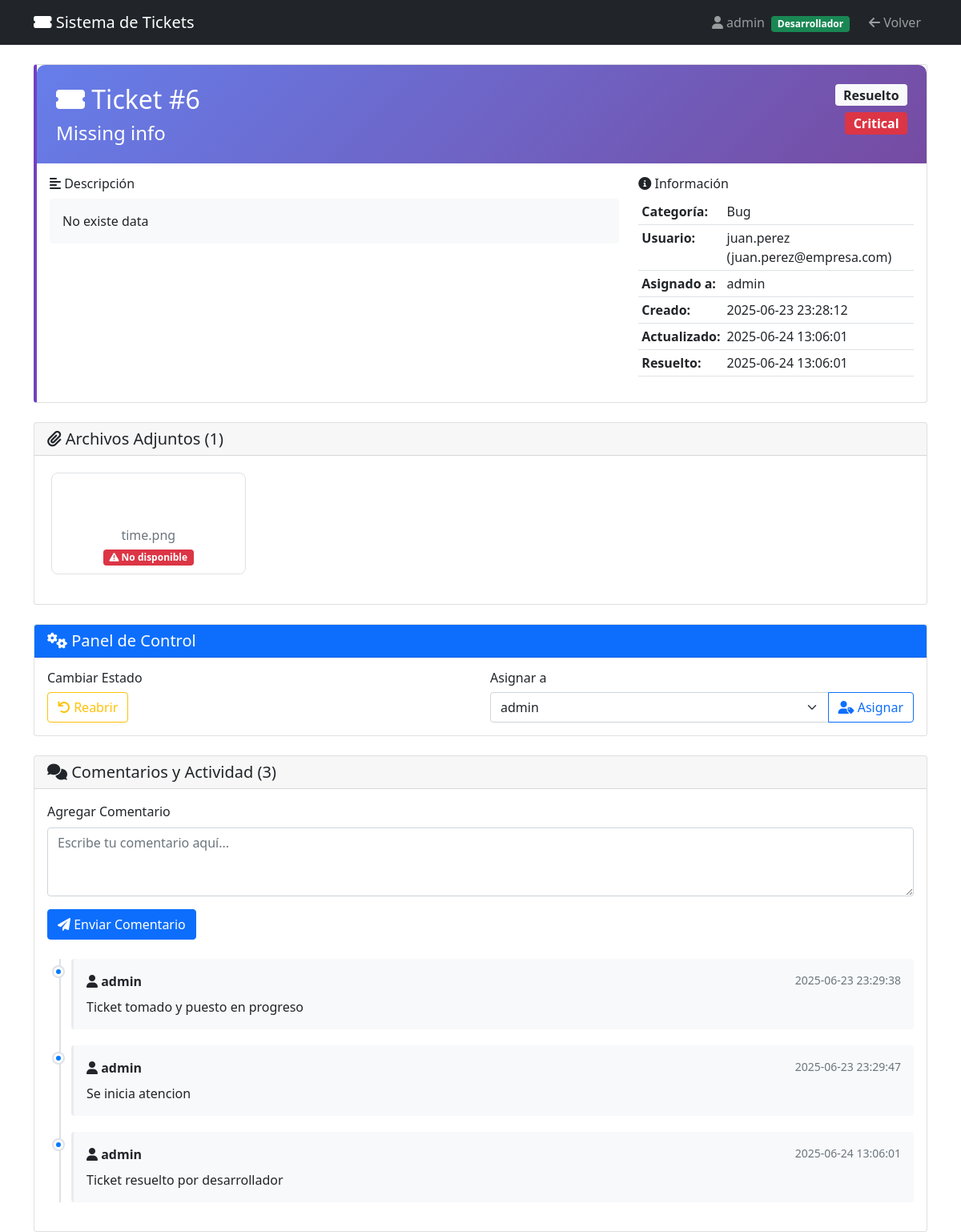
The page /view_ticket/6 (signed in) on the database its author committed.
### tables this page shows
CREATE TABLE users (
                id INTEGER PRIMARY KEY AUTOINCREMENT,
                username TEXT UNIQUE NOT NULL,
                email TEXT NOT NULL,
                is_active BOOLEAN DEFAULT 1,
                is_developer BOOLEAN DEFAULT 0,
                created_at TIMESTAMP DEFAULT CURRENT_TIMESTAMP
            );

CREATE TABLE tickets (
                id INTEGER PRIMARY KEY AUTOINCREMENT,
                title TEXT NOT NULL,
                description TEXT NOT NULL,
                category TEXT NOT NULL,
                priority TEXT NOT NULL,
                status TEXT DEFAULT 'Abierto',
                user_id INTEGER,
                assigned_to INTEGER,
                created_at TIMESTAMP DEFAULT CURRENT_TIMESTAMP,
                updated_at TIMESTAMP DEFAULT CURRENT_TIMESTAMP,
                resolved_at TIMESTAMP,
                attachments TEXT, drive_attachments TEXT,
                FOREIGN KEY (user_id) REFERENCES users (id),
                FOREIGN KEY (assigned_to) REFERENCES users (id)
            );

CREATE TABLE comments (
                id INTEGER PRIMARY KEY AUTOINCREMENT,
                ticket_id INTEGER,
                user_id INTEGER,
                comment TEXT NOT NULL,
                created_at TIMESTAMP DEFAULT CURRENT_TIMESTAMP,
                FOREIGN KEY (ticket_id) REFERENCES tickets (id),
                FOREIGN KEY (user_id) REFERENCES users (id)
            );

### app_simple.py (the view)
@app.route('/view_ticket/<int:ticket_id>')
def view_ticket(ticket_id):
    if 'user_id' not in session:
        return redirect(url_for('index'))
    user_id = session['user_id']
    is_developer = session['is_developer']
    conn = sqlite3.connect(DATABASE)
    cursor = conn.cursor()
    cursor.execute('''
        SELECT t.*, u.username as user_name, u.email as user_email,
               d.username as developer_name, d.email as developer_email
        FROM tickets t
        LEFT JOIN users u ON t.user_id = u.id
        LEFT JOIN users d ON t.assigned_to = d.id
        WHERE t.id = ?
    ''', (ticket_id,))
    ticket = cursor.fetchone()
    if not ticket:
        flash('Ticket no encontrado', 'error')
        return redirect(url_for('dashboard'))
    if not is_developer and ticket[6] != user_id:
        flash('No tienes permisos para ver este ticket', 'error')
        return redirect(url_for('dashboard'))
    cursor.execute('''
        SELECT c.*, u.username
        FROM comments c
        JOIN users u ON c.user_id = u.id
        WHERE c.ticket_id = ?
        ORDER BY c.created_at ASC
    ''', (ticket_id,))
    comments = cursor.fetchall()
    cursor.execute('SELECT id, username FROM users WHERE is_developer = 1 AND is_active = 1')
    developers = cursor.fetchall()
    conn.close()
    attachments = []
    if ticket[11]:  # ticket[11] es la columna attachments
        try:
            attachment_list = json.loads(ticket[11])
            for filename in attachment_list:
                file_path = os.path.join(UPLOAD_FOLDER, filename)
                file_exists = os.path.exists(file_path)
                file_size = 0
                if file_exists:
                    file_size = os.path.getsize(file_path)
                attachments.append({
                    'filename': filename,
                    'original_name': filename.split('_', 2)[-1] if '_' in filename else filename,
                    'exists': file_exists,
                    'size': file_size,
                    'download_url': url_for('download_attachment', ticket_id=ticket_id, filename=filename)
                })
        except json.JSONDecodeError:
            pass
    return render_template('view_ticket.html',
                         ticket=ticket,
                         comments=comments,
                         developers=developers,
                         attachments=attachments,
                         user={'id': user_id, 'username': session['username'], 'is_developer': is_developer})

### templates/view_ticket.html (shortened to what this page needs)
<!DOCTYPE html>
<html lang="es">
<head>
    <link href="https://cdn.jsdelivr.net/npm/bootstrap@5.1.3/dist/css/bootstrap.min.css" rel="stylesheet">
    <link href="https://cdnjs.cloudflare.com/ajax/libs/font-awesome/6.0.0/css/all.min.css" rel="stylesheet">
</head>
<body>
    <nav class="navbar navbar-expand-lg navbar-dark bg-dark">
        <div class="container">
            <a class="navbar-brand" href="/dashboard">
                <i class="fas fa-ticket-alt"></i> Sistema de Tickets
            </a>
            <div class="navbar-nav ms-auto">
                <span class="navbar-text me-3">
                    <i class="fas fa-user"></i> {{ user.username }}
                    {% if user.is_developer %}
                        <span class="badge bg-success ms-1">Desarrollador</span>
                    {% endif %}
                </span>
                <a class="nav-link" href="/dashboard">
                    <i class="fas fa-arrow-left"></i> Volver
                </a>
            </div>
        </div>
    </nav>
    <div class="container mt-4">
        <div class="card priority-{{ ticket[4].lower() }} mb-4">
            <div class="ticket-header p-4">
                <div class="d-flex justify-content-between align-items-start">
                    <div>
                        <h2 class="mb-2">
                            <i class="fas fa-ticket-alt"></i>
                            Ticket #{{ ticket[0] }}
                        </h2>
                        <h4 class="mb-0">{{ ticket[1] }}</h4>
                    </div>
                    <div class="text-end">
                        <span class="badge bg-light text-dark fs-6 mb-2">
                            {{ ticket[5] }}
                        </span>
                        <br>
                        <span class="badge bg-{{ 'danger' if ticket[4] == 'Critical' else 'warning' if ticket[4] == 'High' else 'info' if ticket[4] == 'Medium' else 'success' }} fs-6">
                            {{ ticket[4] }}
                        </span>
                    </div>
                </div>
            </div>
            <div class="card-body">
                <div class="row">
                    <div class="col-md-8">
                        <h6><i class="fas fa-align-left"></i> Descripción</h6>
                        <div class="bg-light p-3 rounded">
                            {{ ticket[2]|replace('\n', '<br>')|safe }}
                        </div>
                    </div>
                    <div class="col-md-4">
                        <h6><i class="fas fa-info-circle"></i> Información</h6>
                        <table class="table table-sm">
                            <tr>
                                <td><strong>Categoría:</strong></td>
                                <td>{{ ticket[3] }}</td>
                            </tr>
                            <tr>
                                <td><strong>Usuario:</strong></td>
                                <td>{{ ticket[13] }} ({{ ticket[14] }})</td>
                            </tr>
                            <tr>
                                <td><strong>Asignado a:</strong></td>
                                <td>{{ ticket[15] or 'Sin asignar' }}</td>
                            </tr>
                            <tr>
                                <td><strong>Creado:</strong></td>
                                <td>{{ ticket[8] }}</td>
                            </tr>
                            <tr>
                                <td><strong>Actualizado:</strong></td>
                                <td>{{ ticket[9] }}</td>
                            </tr>
                            {% if ticket[10] %}
                            <tr>
                                <td><strong>Resuelto:</strong></td>
                                <td>{{ ticket[10] }}</td>
                            </tr>
                            {% endif %}
                        </table>
                    </div>
                </div>
            </div>
        </div>
        {% if attachments %}
        <div class="card mb-4">
            <div class="card-header">
                <h5 class="mb-0">
                    <i class="fas fa-paperclip"></i>
                    Archivos Adjuntos ({{ attachments|length }})
                </h5>
            </div>
            <div class="card-body">
                <div class="row">
                    {% for attachment in attachments %}
                    <div class="col-md-4 col-lg-3 mb-3">
                        <div class="attachment-card text-center">
                            {% if attachment.exists %}
                                <a href="{{ attachment.download_url }}" class="text-decoration-none text-dark">
                                    <div class="file-icon text-primary">
                                        {% if attachment.filename.lower().endswith(('.png', '.jpg', '.jpeg', '.gif')) %}
                                            <i class="fas fa-image"></i>
                                        {% elif attachment.filename.lower().endswith('.pdf') %}
                                            <i class="fas fa-file-pdf"></i>
                                        {% elif attachment.filename.lower().endswith(('.doc', '.docx')) %}
                                            <i class="fas fa-file-word"></i>
                                        {% elif attachment.filename.lower().endswith('.txt') %}
                                            <i class="fas fa-file-alt"></i>
                                        {% else %}
                                            <i class="fas fa-file"></i>
                                        {% endif %}
                                    </div>
                                    <h6 class="mb-1">{{ attachment.original_name }}</h6>
                                    <small class="text-muted">
                                        {{ (attachment.size / 1024)|round(1) }} KB
                                    </small>
                                    <br>
                                    <span class="badge bg-success mt-2">
                                        <i class="fas fa-download"></i> Descargar
                                    </span>
                                </a>
                            {% else %}
                                <div class="file-icon text-muted">
                                </div>
                                <h6 class="mb-1 text-muted">{{ attachment.original_name }}</h6>
                                <span class="badge bg-danger">
                                    <i class="fas fa-exclamation-triangle"></i> No disponible
                                </span>
                            {% endif %}
                        </div>
                    </div>
                    {% endfor %}
                </div>
            </div>
        </div>
        {% endif %}
        {% if user.is_developer %}
        <div class="card mb-4">
            <div class="card-header bg-primary text-white">
                <h5 class="mb-0">
                    <i class="fas fa-cogs"></i> Panel de Control
                </h5>
            </div>
            <div class="card-body">
                <div class="row">
                    <div class="col-md-6">
                        <h6>Cambiar Estado</h6>
                        <form method="POST" action="/update_ticket" class="d-inline">
                            <div class="btn-group" role="group">
                                {% if ticket[5] == 'Resuelto' %}
                                <button type="button" class="btn btn-outline-warning" onclick="updateTicketStatus('Abierto')">
                                    <i class="fas fa-undo"></i> Reabrir
                                </button>
                                {% endif %}
                            </div>
                        </form>
                    </div>
                    <div class="col-md-6">
                        <h6>Asignar a</h6>
                        <form method="POST" action="/assign_ticket">
                            <div class="input-group">
                                <select name="assigned_to" class="form-select">
                                    {% for dev in developers %}
                                    <option value="{{ dev[0] }}" {% if dev[0] == ticket[7] %}selected{% endif %}>
                                        {{ dev[1] }}
                                    </option>
                                    {% endfor %}
                                </select>
                                <button type="submit" class="btn btn-outline-primary">
                                    <i class="fas fa-user-tag"></i> Asignar
                                </button>
                            </div>
                        </form>
                    </div>
                </div>
            </div>
        </div>
        {% endif %}
        <div class="card">
            <div class="card-header">
                <h5 class="mb-0">
                    <i class="fas fa-comments"></i>
                    Comentarios y Actividad ({{ comments|length }})
                </h5>
            </div>
            <div class="card-body">
                <form method="POST" action="/add_comment" class="mb-4">
                    <div class="mb-3">
                        <label for="comment" class="form-label">Agregar Comentario</label>
                        <textarea class="form-control"
                                  id="comment"
                                  name="comment"
                                  rows="3"
                                  placeholder="Escribe tu comentario aquí..."
                                  required></textarea>
                    </div>
                    <button type="submit" class="btn btn-primary">
                        <i class="fas fa-paper-plane"></i> Enviar Comentario
                    </button>
                </form>
                {% if comments %}
                <div class="timeline">
                    {% for comment in comments %}
                    <div class="timeline-item">
                        <div class="comment-card p-3 rounded">
                            <div class="d-flex justify-content-between align-items-start mb-2">
                                <strong>
                                    <i class="fas fa-user"></i> {{ comment[5] }}
                                </strong>
                                <small class="text-muted">{{ comment[4] }}</small>
                            </div>
                            <div>{{ comment[3]|replace('\n', '<br>')|safe }}</div>
                        </div>
                    </div>
                    {% endfor %}
                </div>
                {% else %}
                <div class="text-center text-muted py-4">
                    <i class="fas fa-comment-slash fa-2x mb-2"></i>
                    <p>No hay comentarios aún. ¡Sé el primero en comentar!</p>
                </div>
                {% endif %}
            </div>
        </div>
    </div>
</body>
</html>

### templates/view_ticket.html (style rules this page uses)
.ticket-header { background: linear-gradient(135deg, #667eea 0%, #764ba2 100%); color: white; border-radius: 10px 10px 0 0; }
.priority-critical { border-left: 4px solid #6f42c1; }
.comment-card { border-left: 3px solid #e9ecef; background-color: #f8f9fa; }
.attachment-card { border: 1px solid #dee2e6; border-radius: 8px; padding: 10px; margin: 5px; transition: all 0.3s ease; }
.file-icon { font-size: 2rem; margin-bottom: 10px; }
.timeline { position: relative; padding-left: 30px; }
.timeline::before { content: ''; position: absolute; left: 15px; top: 0; bottom: 0; width: 2px; background: #dee2e6; }
.timeline-item { position: relative; margin-bottom: 20px; }
.timeline-item::before { content: ''; position: absolute; left: -22px; top: 10px; width: 12px; height: 12px; border-radius: 50%; background: #007bff; border: 3px solid white; box-shadow: 0 0 0 2px #dee2e6; }

### rows shown on the page
users: username "admin"
tickets: id "6", title "Missing info", status "Resuelto", priority "Critical", description "No existe data", category "Bug", created_at "2025-06-23 23:28:12", updated_at "2025-06-24 13:06:01", resolved_at "2025-06-24 13:06:01", assigned_to "admin"
users: username "juan.perez", email "juan.perez@empresa.com"
comments: username "admin", created_at "2025-06-23 23:29:38", comment "Ticket tomado y puesto en progreso"
comments: username "admin", created_at "2025-06-23 23:29:47", comment "Se inicia atencion"
comments: username "admin", created_at "2025-06-24 13:06:01", comment "Ticket resuelto por desarrollador"

### other values the page prints
{{ attachments|length }} "1"
{{ attachment.original_name }} "time.png"
{{ comments|length }} "3"
